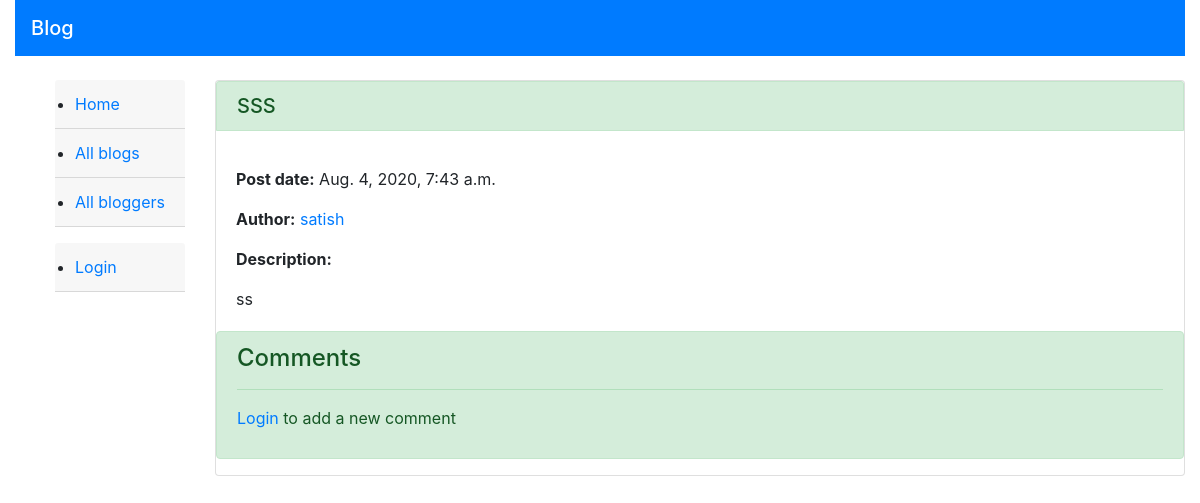
/blog/blog/35/comment/, run on an earlier commit of the app's database.
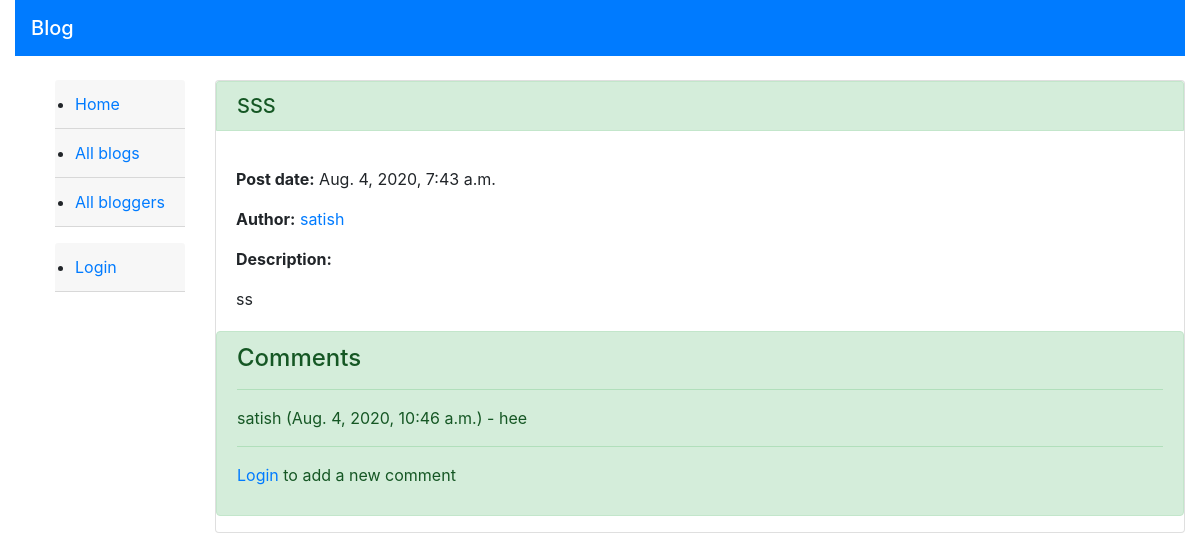
And on a later commit of the database.
### Blog/models.py (models this page shows, shortened)
class BlogComment(models.Model):
    description = models.TextField(max_length=75, help_text="Please Enter the comment about blog here.")
    author = models.ForeignKey(User, on_delete=models.SET_NULL, null=True)
    post_date = models.DateTimeField(auto_now_add=True)
    blog = models.ForeignKey(Blog, on_delete=models.CASCADE)
    class Meta:
        ordering = ["post_date"]

### Blog/views.py (the view, shortened to what this page needs)
# urls.py: path('blog/<int:pk>', views.BlogDetail.as_view(), name='blog-detail'),
class BlogDetail(View):
    def get(self, request,pk):
        blog = Blog.objects.get(id=pk)
        form = CommentForm()
        comments = blog.blogcomment_set.all()
        return render(request,
                      "blog/blog_detail.html",
                      context={"form":form,
                               "comments": comments,
                               "blog": blog})

### Blog/models.py (called while the page is built)
    def __str__(self):
        return self.user.username

### Blog/templates/blog/blog_detail.html
{% extends "base_generic.html" %}
{% block content %}
 <div class="card">
  <h5 class="card-header alert alert-success">{{blog.name }}</h5>
  <div class="card-body">
    <p><strong>Post date:</strong> {{ blog.post_date }}</p>
<p><strong>Author:</strong> <a href="{% url 'blogs-by-author' blog.author.pk %}">{{ blog.author }}</a></p>
      <p><strong>Description:</strong></p>
      <p class="card-text">{{ blog.description }}</p>
  </div>
<div class="alert alert-success" role="alert">
    <h4 class="alert-heading" >Comments</h4>
    {% for comment in comments %}
        <hr>
        <p>{{comment.author}} ({{comment.post_date}}) - {{comment.description}}</p>
    {% endfor %}
        <hr>
    {% if user.is_authenticated %}
        <form action="" method="post">
        {% csrf_token %}
        <div class="form-group">
          <label for="comment">Comment:</label>
          {{ form.description }}
        </div>
        <input type="submit" class="btn btn-info" value="Submit Comment">
        </form>
    {% else %}
        <p><a href="{% url 'login'%}?next={{request.path}}">Login</a> to add a new comment</p>
    {% endif %}
</div>
</div>
{% endblock %}

What changed in the data, as far as the page shows it:
added BlogComment: author "satish", post_date "Aug. 4, 2020, 10:46 a.m.", description "hee"
